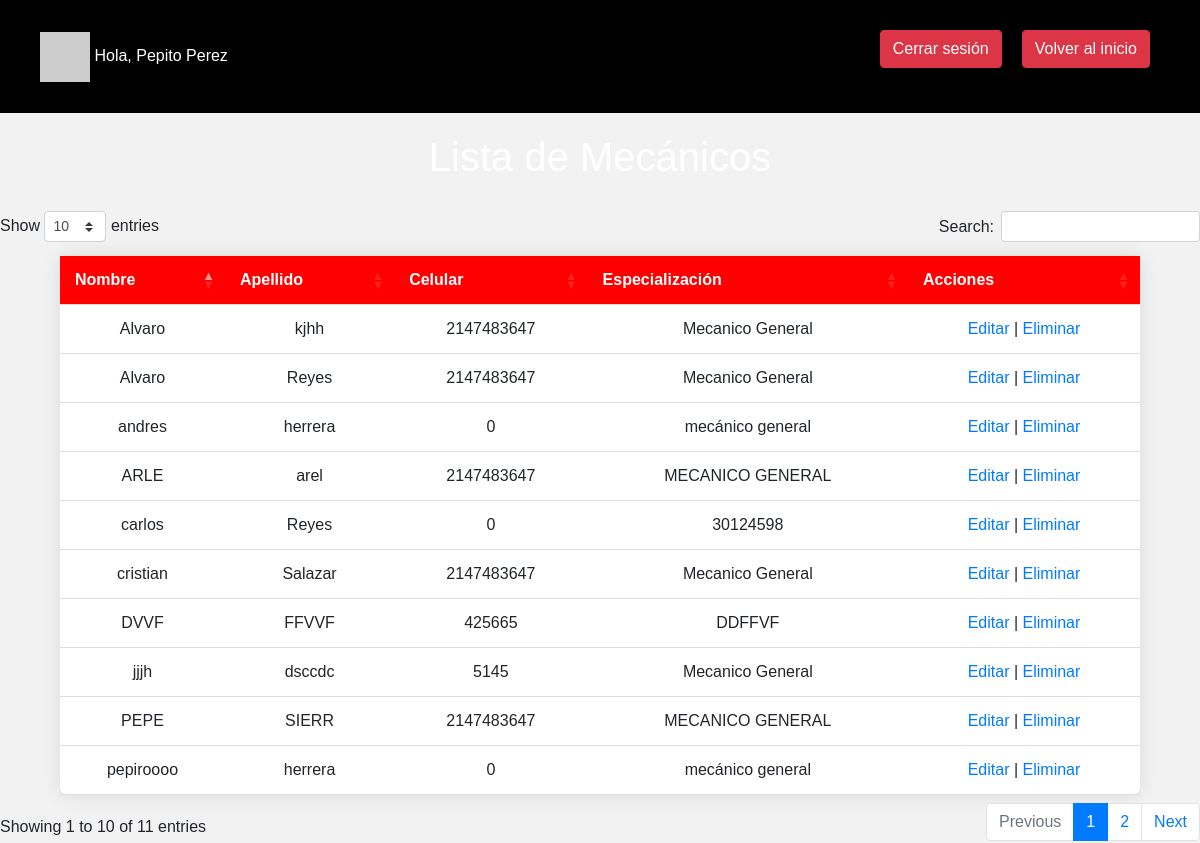
Screenshot of /mostrarMeca.php with the database file from the repository.
### tables this page shows
CREATE TABLE `mecanico` (
  `id_mecanico` int(11) NOT NULL,
  `nombre` varchar(50) NOT NULL,
  `apellido` varchar(50) NOT NULL,
  `celular` int(11) NOT NULL,
  `especializacion` varchar(50) NOT NULL,
  `fecha_contratacion` date DEFAULT current_timestamp()
);

### mecanico.php (called while the page is built, shortened)
<?php
class mecanico{
    public static function mostrarMeca(){
        $conexion = new Conexion();
        $consulta = $conexion->prepare('SELECT * FROM ' . self::TABLA . ' ORDER BY nombre');
        $consulta -> execute();
        $registros = $consulta->fetchAll();
        return $registros;
    }
}
?>

### mostrarMeca.php (the view, shortened to what this page needs)
<?php
require_once "mecanico.php";
$mecanicos = mecanico::mostrarMeca();
?>
<!DOCTYPE html>
<html lang="es">
<head>
    <link rel="stylesheet" href="https://cdnjs.cloudflare.com/ajax/libs/twitter-bootstrap/4.5.2/css/bootstrap.min.css">
    <link rel="stylesheet" href="https://cdn.datatables.net/1.13.7/css/dataTables.bootstrap4.min.css">
</head>
<body>
<div class="header">
        <div class="profile">
            <img src="https://via.placeholder.com/50" alt="Profile Icon">
            <span class="username">Hola, Pepito Perez</span>
        </div>
    <div class="btn-group" role="group" aria-label="Botones">
    <form action="cerrarAdmin.php" method="POST">
        <button type="submit" class="btn btn-danger" name="logout">Cerrar sesión</button>
    </form>
    <form action="bienvenidoAdmin.php" method="POST">
        <button type="submit" class="btn btn-danger" name="logout">Volver al inicio</button>
    </form>
    </div>
</div>
    <h1>Lista de Mecánicos</h1>
    <table id="myTable">
        <thead>
            <tr>
                <th>Nombre</th>
                <th>Apellido</th>
                <th>Celular</th>
                <th>Especialización</th>
                <th>Acciones</th>
            </tr>
        </thead>
        <tbody>
            <?php foreach ($mecanicos as $meca): ?>
                <tr>
                    <td><?php echo $meca['nombre']; ?></td>
                    <td><?php echo $meca['apellido']; ?></td>
                    <td><?php echo $meca['celular']; ?></td>
                    <td><?php echo $meca['especializacion']; ?></td>
                    <td><a href="<?php echo "editarmeca.php?id=" . $meca['id_mecanico']?>">Editar</a> |
                    <a href="<?php echo "eliminarmeca.php?id=" . $meca['id_mecanico']?>">Eliminar</a></td>
                </tr>
            <?php endforeach; ?>
        </tbody>
    </table>
</body>
</html>

### mostrarMeca.php (style rules this page uses)
body { background-image: url('./assets/css/img//mecanico.jpg'); background-size: cover; background-repeat: no-repeat; background-color: #f2f2f2; font-family: Arial, sans-serif; margin: 0; padding: 0; }
h1 { text-align: center; color: #fff; margin-bottom: 30px; margin-top: 20px; }
table { width: 90%; margin: auto; border-collapse: collapse; box-shadow: 0 0 20px rgba(0, 0, 0, 0.1); background-color: #fff; border-radius: 8px; }
th, td { padding: 12px 15px; text-align: center; border-bottom: 1px solid #ddd; }
th { background-color: red; color: #fff; text-align: center; }
tr:nth-child(even) { background-color: #ffd4cc; }
.header { background-color: #000; color: #fff; padding: 30px 40px; display: flex; align-items: center; justify-content: space-between; }
form { display: flex; justify-content: center; margin-bottom: 15px; }
button { background-color: red; color: white; border: none; padding: 10px 20px; margin: 0 10px; cursor: pointer; border-radius: 5px; transition: background-color 0.3s ease; }

### rows the page displays
mecanico: nombre "Alvaro", apellido "kjhh", celular "2147483647", especializacion "Mecanico General"
mecanico: nombre "Alvaro", apellido "Reyes", celular "2147483647", especializacion "Mecanico General"
mecanico: nombre "andres", apellido "herrera", celular "0", especializacion "mecánico general"
mecanico: nombre "ARLE", apellido "arel", celular "2147483647", especializacion "MECANICO GENERAL"
mecanico: nombre "carlos", apellido "Reyes", celular "0", especializacion "30124598"
mecanico: nombre "cristian", apellido "Salazar", celular "2147483647", especializacion "Mecanico General"
mecanico: nombre "DVVF", apellido "FFVVF", celular "425665", especializacion "DDFFVF"
mecanico: nombre "jjjh", apellido "dsccdc", celular "5145", especializacion "Mecanico General"
mecanico: nombre "PEPE", apellido "SIERR", celular "2147483647", especializacion "MECANICO GENERAL"
mecanico: nombre "pepiroooo", apellido "herrera", celular "0", especializacion "mecánico general"
